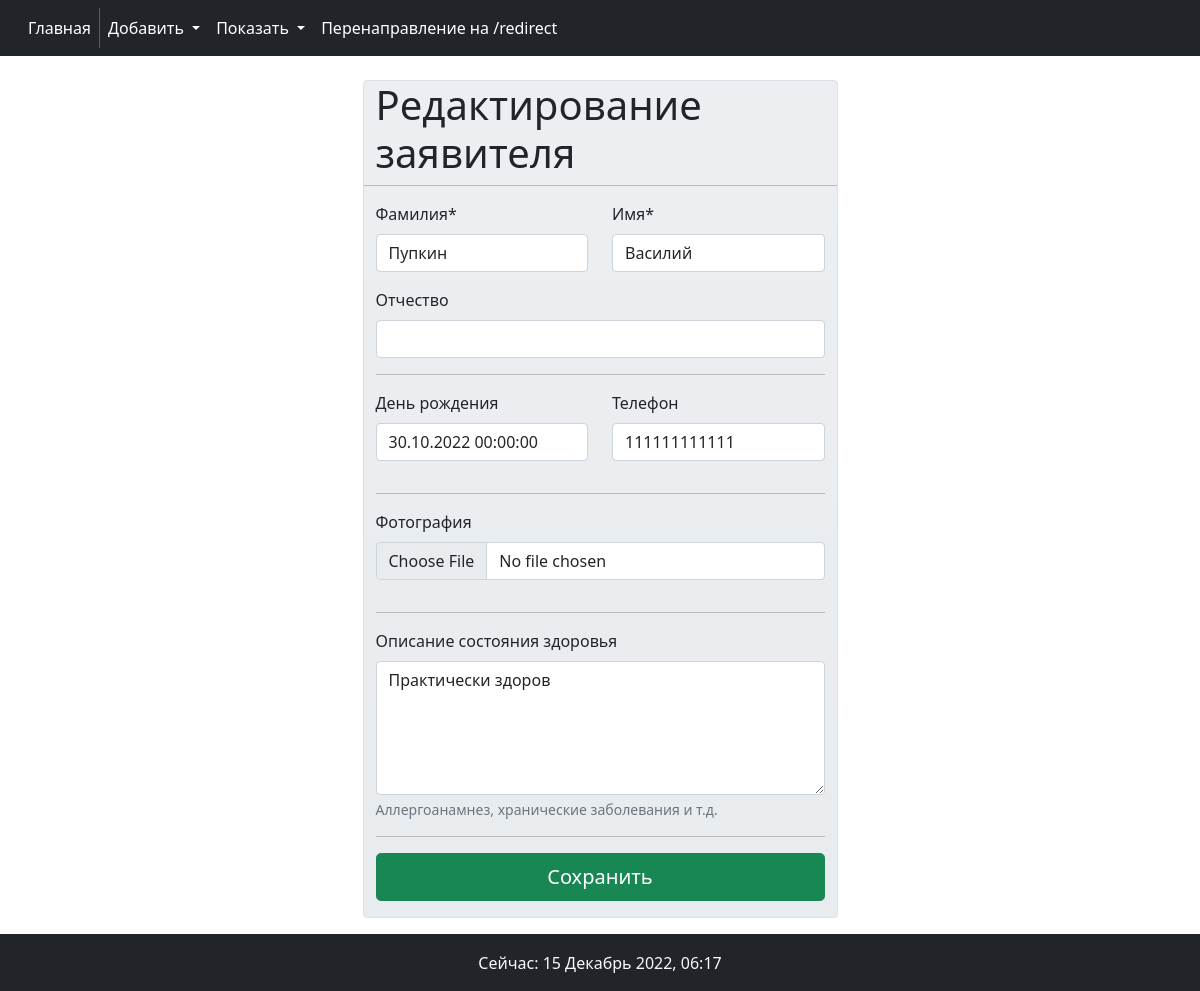
/editApplicant/12/, run on an earlier commit of the app's database.
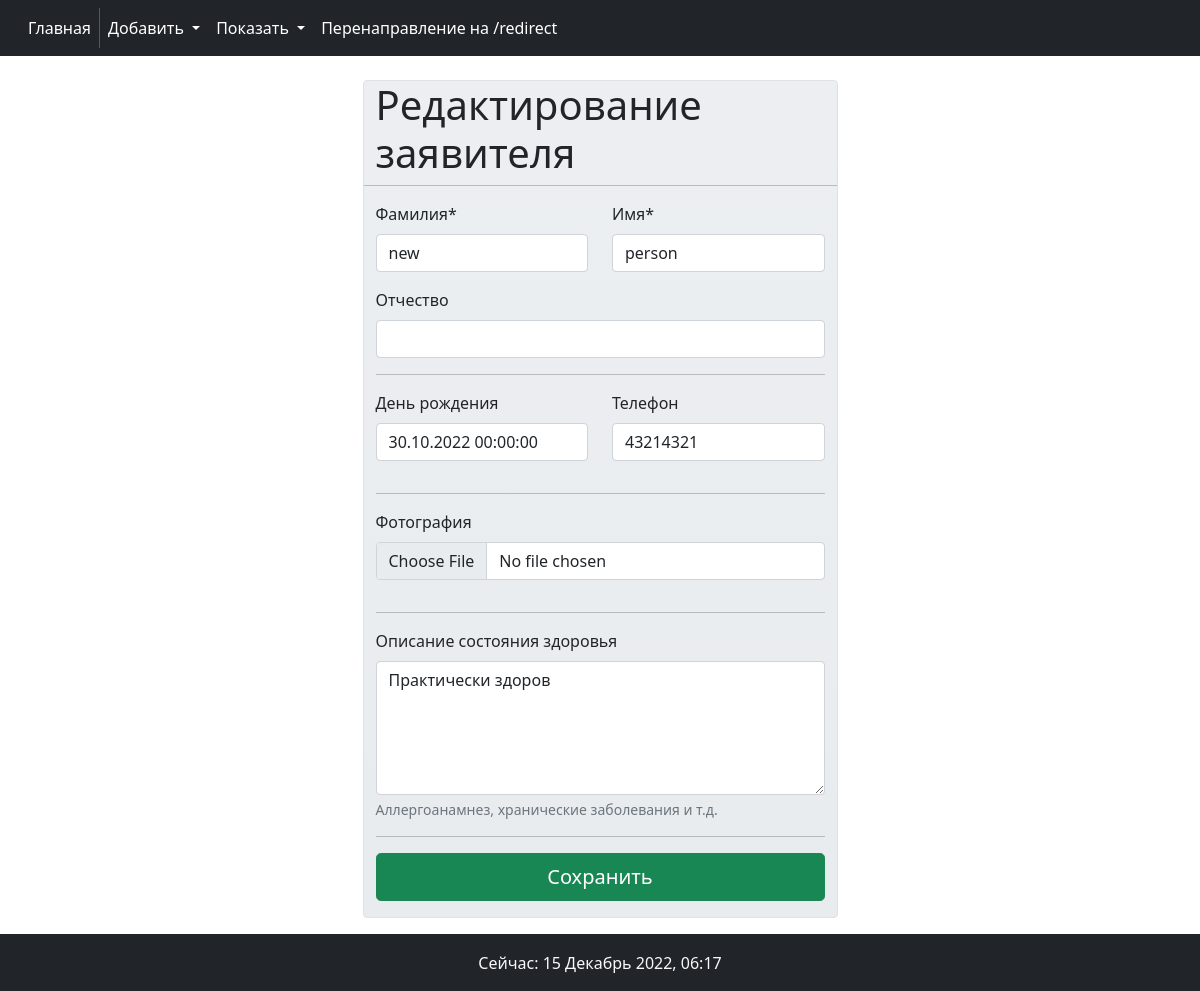
And on a later commit of the database.
### app112/models.py (models this page shows, shortened)
class Applicant(models.Model):
    surname = models.CharField('Фамилия', max_length=255)
    name = models.CharField('Имя', max_length=255)
    patronymic = models.CharField('Отчество', max_length=255, blank=True)
    birthday = models.DateTimeField('День рождения', blank=True)
    gender = models.CharField('Пол', max_length=255, choices=consts.GENDER_CHOICE, default=consts.GENDER_CHOICE[0])
    photo = models.ImageField('Фотография', upload_to='photo/', default='/', blank=True)
    phone = models.PositiveBigIntegerField('Телефон', blank=True, null=True)
    descr_state_health = models.TextField('Описание состояния здоровья', blank=True, default='Практически здоров',
                                          help_text='Аллергоанамнез, хранические заболевания и т.д.')
    class Meta:
        verbose_name = 'Заявитель'
        verbose_name_plural = 'Заявители'
        ordering = ('surname', 'name', 'patronymic')

### app112/classviews.py (the view)
# urls.py: path('editApplicant/<int:pk>/', EditApplicant.as_view(), name='edit_applicant'),
class EditApplicant(UpdateView):
    model = models.Applicant
    form_class = FormApplicant
    template_name = 'app112/edit_applicant.html'
    context_object_name = 'applicant'
    extra_context = {'title': 'Редактирование заявителя'}

### app112/forms.py (shortened to what this page needs)
class FormApplicant(forms.ModelForm):  # CreateApplicant
    class Meta:
        model = Applicant
        fields = '__all__'
        widgets = {
            'descr_state_health': forms.Textarea(attrs={"cols":"55", "rows":"5"})
        }

### app112/templates/app112/edit_applicant.html (shortened to what this page needs)
{% extends 'app112/base.html' %}
{% load crispy_forms_filters %}
{% load crispy_forms_tags %}
{% block content %}
<div class="row justify-content-center border rounded bg-gradient" style="background-color: #e9ecef">
    <h1>{{title}}</h1><hr>
    <form action="{% url 'app112:edit_applicant' applicant.pk %}" method="POST">
        <div class="row">
            <div class="col">
                {{ form.surname|as_crispy_field }}
            </div>
            <div class="col">
                {{ form.name|as_crispy_field }}
            </div>
        </div>
        {{ form.patronymic|as_crispy_field }}
        <hr>
        <div class="row">
            <div class="col"> {{ form.birthday|as_crispy_field }} </div>
            <div class="col"> {{ form.phone|as_crispy_field }} </div>
        </div>
        <hr>
        <div class="row">
            <div class="col"> {{ form.photo|as_crispy_field }} </div>
        </div>
        <hr>
            {{ form.descr_state_health|as_crispy_field }}
        <hr>
        <div class="d-grid mb-3"> <button class="btn btn-success btn-lg" type="submit">Сохранить</button> </div>
    </form>
</div>
{% endblock %}

What changed in the data, as far as the page shows it:
changed Applicant "Практически здоров": surname "Пупкин" → "new"; name "Василий" → "person"; phone "111111111111" → "43214321"
